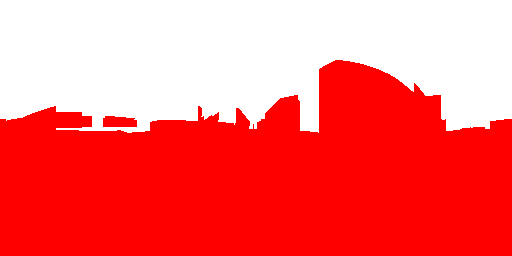
//> input picture visualize_misaligne/data/depth/source.png, 512 x 256 px
$ ./merge   (built with g++ and OpenCV 4)
//> lines starting //> are read from the running program, lines starting //| are printed output that depends on the picture
#include <cv.h>
#include <highgui.h>
#include <iostream>

using namespace cv;

int main( int argc, char** argv )
{
 double alpha = 0.5; double beta; double input;

 Mat src1, src2, dst;

 /// Ask the user enter alpha
 std::cout<<" Simple Linear Blender "<<std::endl;
 std::cout<<"-----------------------"<<std::endl;
 std::cout<<"* Enter alpha [0-1]: ";
 std::cin>>input;
//> the answer given: 2

 /// We use the alpha provided by the user if it is between 0 and 1
 if( input >= 0.0 && input <= 1.0 )
   { alpha = input; }

 /// Read image ( same size, same type )
 src1 = imread("../data/depth/source.png");
//> src1 is the input picture: 256 rows x 512 cols, CV_8UC3; mean B, G, R 108.2, 108.2, 255
 src2 = imread("../data/pano/pano.png");
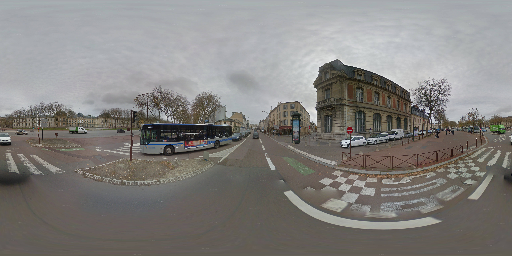
//> input picture visualize_misaligne/data/pano/pano.png, 512 x 256 px
//> src2 is the input picture: 256 rows x 512 cols, CV_8UC3; mean B, G, R 126.6, 129.2, 131.3


 if( !src1.data ) { printf("Error loading src1 \n"); return -1; }
 if( !src2.data ) { printf("Error loading src2 \n"); return -1; }

 /// Create Windows
 namedWindow("Linear Blend", 1);

 beta = ( 1.0 - alpha );
 addWeighted( src1, alpha, src2, beta, 0.0, dst);
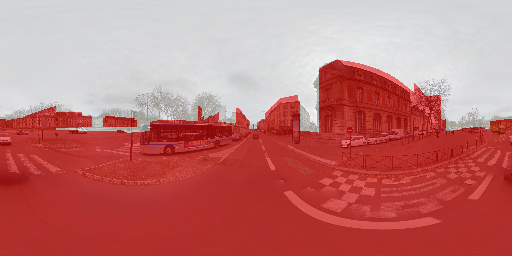
//> dst: 256 rows x 512 cols, CV_8UC3; mean B, G, R 117.4, 118.7, 193.2

 imwrite( "../data/merge.png ", dst );

 return 0;
}
